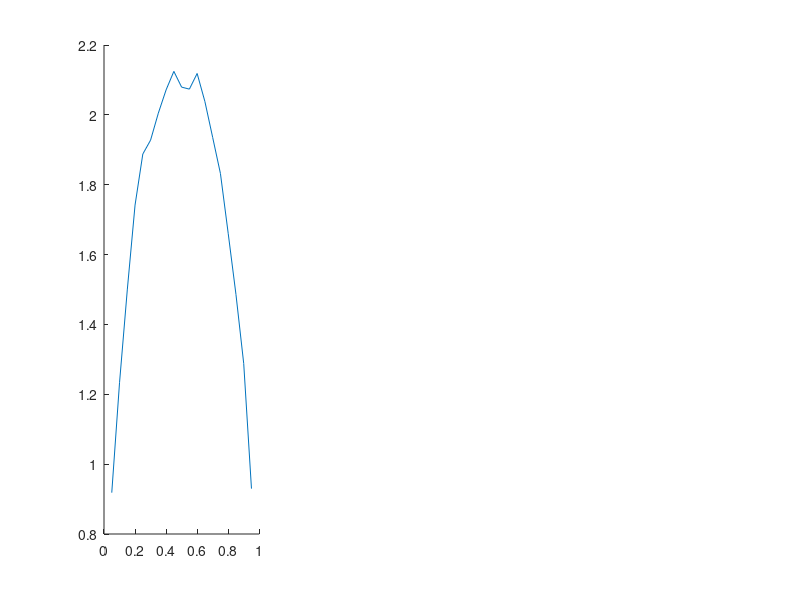

Source code (MATLAB): (Note: this script raises an error after producing the figure.)
% clc;clear;close all hidden;
addpath(genpath('../GL_classes/'));
load("variance_vertices.mat");
%% ER Curve Fit
figure;
subplot(1,3,1); hold on;
plot(er_param,std_ER)
plot(er_param,graphs.get_vertice_std('er',er_param,signal_params.N));
o = fitoptions('poly3');
f = fit(er_param',std_ER,'poly3',o)
plot(er_param,f.p1*er_param.^3+ f.p2*er_param.^2 + f.p3*er_param + f.p4);
%% BA Curve Fit
subplot(1,3,2); hold on;
plot(ba_param,std_BA)
plot(ba_param,graphs.get_vertice_std('pa',ba_param,signal_params.N));
o = fitoptions('poly3');
f = fit(ba_param',std_BA,'poly3',o)
plot(ba_param,f.p1*ba_param.^3+ f.p2*ba_param.^2 + f.p3*ba_param + f.p4);
%% RND Curve Fit
subplot(1,3,3); hold on;
plot(rnd_param,std_RND)
plot(rnd_param,graphs.get_vertice_std('gaussian',rnd_param,signal_params.N));
o = fitoptions('poly3');
f = fit(rnd_param',std_RND,'poly3',o)
plot(rnd_param,f.p1*rnd_param.^3+ f.p2*rnd_param.^2 + f.p3*rnd_param + f.p4);
%%
load("variance_vertices_n10.mat");
ratio = 20/10;
%% ER Curve Fit
subplot(1,3,1); hold on;
plot(er_param,std_ER*sqrt(ratio))
% plot(er_param,graphs.get_vertice_std('er',er_param,signal_params.N));
o = fitoptions('poly3');
f = fit(er_param',std_ER,'poly3',o)
% plot(er_param,f.p1*er_param.^3+ f.p2*er_param.^2 + f.p3*er_param + f.p4);
%% BA Curve Fit
subplot(1,3,2); hold on;
plot(ba_param,std_BA*sqrt(ratio))
% plot(ba_param,graphs.get_vertice_std('pa',ba_param,signal_params.N));
o = fitoptions('poly3');
f = fit(ba_param',std_BA,'poly3',o)
% plot(ba_param,f.p1*ba_param.^3+ f.p2*ba_param.^2 + f.p3*ba_param + f.p4);
%% RND Curve Fit
subplot(1,3,3); hold on;
plot(rnd_param,std_RND*max(1.8,sqrt(ratio)))
% plot(rnd_param,graphs.get_vertice_std('gaussian',rnd_param,signal_params.N));
o = fitoptions('poly3');
f = fit(rnd_param',std_RND,'poly3',o)
% plot(rnd_param,f.p1*rnd_param.^3+ f.p2*rnd_param.^2 + f.p3*rnd_param + f.p4);
%%
load("variance_vertices_n15.mat");
ratio = 20/15;
%% ER Curve Fit
subplot(1,3,1); hold on;
plot(er_param,std_ER*sqrt(ratio))
% plot(er_param,graphs.get_vertice_std('er',er_param,signal_params.N));
o = fitoptions('poly3');
f = fit(er_param',std_ER,'poly3',o)
% plot(er_param,f.p1*er_param.^3+ f.p2*er_param.^2 + f.p3*er_param + f.p4);
%% BA Curve Fit
subplot(1,3,2); hold on;
plot(ba_param,std_BA*sqrt(ratio))
% plot(ba_param,graphs.get_vertice_std('pa',ba_param,signal_params.N));
o = fitoptions('poly3');
f = fit(ba_param',std_BA,'poly3',o)
% plot(ba_param,f.p1*ba_param.^3+ f.p2*ba_param.^2 + f.p3*ba_param + f.p4);
%% RND Curve Fit
subplot(1,3,3); hold on;
plot(rnd_param,std_RND*(ratio))
% plot(rnd_param,graphs.get_vertice_std('gaussian',rnd_param,signal_params.N));
o = fitoptions('poly3');
f = fit(rnd_param',std_RND,'poly3',o)
% plot(rnd_param,f.p1*rnd_param.^3+ f.p2*rnd_param.^2 + f.p3*rnd_param + f.p4);